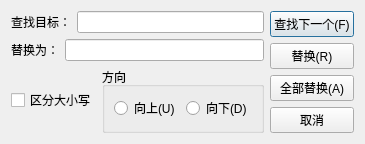
<?xml version="1.0" encoding="UTF-8"?>
<ui version="4.0">
 <class>ReplacepDialog</class>
 <widget class="QDialog" name="ReplacepDialog">
  <property name="geometry">
   <rect>
    <x>0</x>
    <y>0</y>
    <width>357</width>
    <height>136</height>
   </rect>
  </property>
  <property name="windowTitle">
   <string>Dialog</string>
  </property>
  <layout class="QHBoxLayout" name="horizontalLayout_5">
   <item>
    <layout class="QVBoxLayout" name="verticalLayout_3">
     <item>
      <layout class="QVBoxLayout" name="verticalLayout_2">
       <item>
        <layout class="QHBoxLayout" name="horizontalLayout">
         <item>
          <widget class="QLabel" name="label">
           <property name="text">
            <string>查找目标：</string>
           </property>
          </widget>
         </item>
         <item>
          <widget class="QLineEdit" name="searchText"/>
         </item>
        </layout>
       </item>
       <item>
        <layout class="QHBoxLayout" name="horizontalLayout_2">
         <item>
          <widget class="QLabel" name="label_2">
           <property name="text">
            <string>替换为：</string>
           </property>
          </widget>
         </item>
         <item>
          <widget class="QLineEdit" name="replaceText"/>
         </item>
        </layout>
       </item>
      </layout>
     </item>
     <item>
      <layout class="QHBoxLayout" name="horizontalLayout_4">
       <item>
        <widget class="QCheckBox" name="checkBox">
         <property name="text">
          <string>区分大小写</string>
         </property>
        </widget>
       </item>
       <item>
        <widget class="QGroupBox" name="groupBox">
         <property name="title">
          <string>方向</string>
         </property>
         <layout class="QHBoxLayout" name="horizontalLayout_3">
          <item>
           <widget class="QRadioButton" name="radioButton">
            <property name="text">
             <string>向上(U)</string>
            </property>
           </widget>
          </item>
          <item>
           <widget class="QRadioButton" name="radioButton_2">
            <property name="text">
             <string>向下(D)</string>
            </property>
           </widget>
          </item>
         </layout>
        </widget>
       </item>
      </layout>
     </item>
    </layout>
   </item>
   <item>
    <layout class="QVBoxLayout" name="verticalLayout">
     <item>
      <widget class="QPushButton" name="pushButton">
       <property name="text">
        <string>查找下一个(F)</string>
       </property>
      </widget>
     </item>
     <item>
      <widget class="QPushButton" name="pushButton_2">
       <property name="text">
        <string>替换(R)</string>
       </property>
      </widget>
     </item>
     <item>
      <widget class="QPushButton" name="pushButton_3">
       <property name="text">
        <string>全部替换(A)</string>
       </property>
      </widget>
     </item>
     <item>
      <widget class="QPushButton" name="pushButton_4">
       <property name="text">
        <string>取消</string>
       </property>
      </widget>
     </item>
    </layout>
   </item>
  </layout>
 </widget>
 <resources/>
 <connections/>
</ui>
